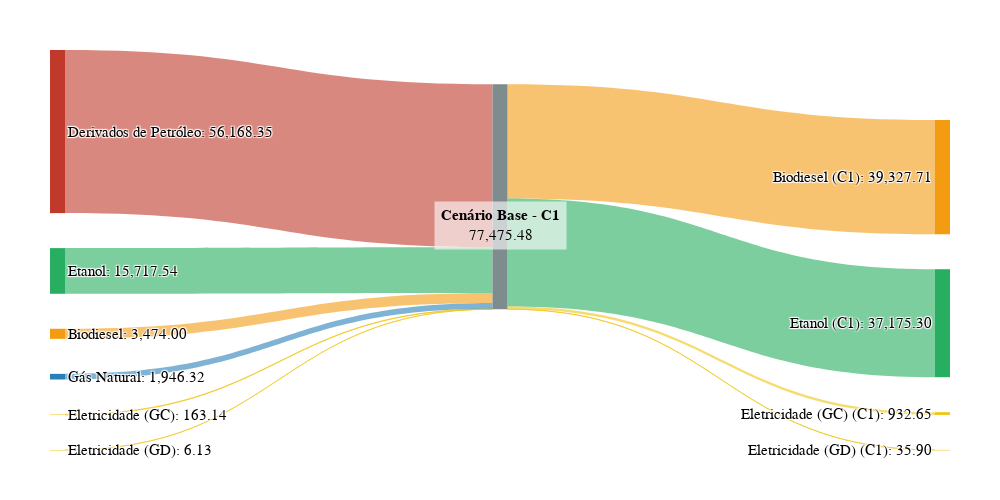

Write notebook code for a chart like this one.
### Markdown cell above
## Base para Cenário 1

### Code cell
valores_c1 = {
    "Derivados de Petróleo": 0.00,
    "Biodiesel": 39327.71,
    "Etanol": 37175.30,
    "Eletricidade (GC)": 932.65,
    "Eletricidade (GD)": 35.90,
    "Gás Natural": 0.00
}

plot_sankey_base_vs_cenario(
    cenario_nome="C1",
    valores_base=valores_base,
    valores_cenario=valores_c1,
    output_path="../data/graphs/base-cen1.pdf",
    tamanho_fonte=15
)

### Figure 1 — Plotly figure (JSON) as saved in the notebook; plotly's stock layout.template omitted (floating-point values rounded to 4 significant figures)
{"data": [{"link": {"color": ["rgba(192,57,43,0.6)", "rgba(243,156,18,0.6)", "rgba(39,174,96,0.6)", "rgba(241,196,15,0.6)", "rgba(241,196,15,0.6)", "rgba(41,128,185,0.6)", "rgba(192,57,43,0.6)", "rgba(243,156,18,0.6)", "rgba(39,174,96,0.6)", "rgba(241,196,15,0.6)", "rgba(241,196,15,0.6)", "rgba(41,128,185,0.6)"], "source": [0, 1, 2, 3, 4, 5, 6, 6, 6, 6, 6, 6], "target": [6, 6, 6, 6, 6, 6, 7, 8, 9, 10, 11, 12], "value": [56170.0, 3474, 15720.0, 163.1, 6.13, 1946.0, 0, 39330.0, 37180.0, 932.6, 35.9, 0]}, "node": {"color": ["#C0392B", "#F39C12", "#27AE60", "#F1C40F", "#F1C40F", "#2980B9", "#7F8C8D", "#C0392B", "#F39C12", "#27AE60", "#F1C40F", "#F1C40F", "#2980B9"], "label": ["Derivados de Petróleo: 56,168.35", "Biodiesel: 3,474.00", "Etanol: 15,717.54", "Eletricidade (GC): 163.14", "Eletricidade (GD): 6.13", "Gás Natural: 1,946.32", "", "Derivados de Petróleo (C1) - 0.00", "Biodiesel (C1): 39,327.71", "Etanol (C1): 37,175.30", "Eletricidade (GC) (C1): 932.65", "Eletricidade (GD) (C1): 35.90", "Gás Natural (C1) - 0.00"], "line": {"color": "white", "width": 0}, "pad": 35, "thickness": 15}, "type": "sankey"}], "layout": {"annotations": [{"align": "center", "bgcolor": "rgba(255,255,255,0.6)", "borderpad": 6, "font": {"color": "black", "family": "Times New Roman", "size": 15}, "showarrow": false, "text": "<b>Cenário Base - C1</b><br>77,475.48", "x": 0.5, "xanchor": "center", "y": 0.5, "yanchor": "bottom"}], "font": {"color": "black", "family": "Times New Roman", "size": 15}, "height": 500, "margin": {"b": 50, "l": 50, "r": 50, "t": 50}, "paper_bgcolor": "white", "plot_bgcolor": "white", "width": 1000}}
